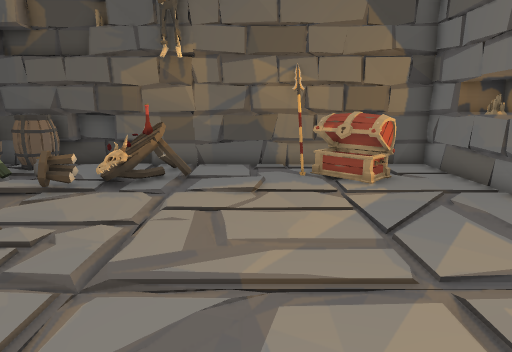
[1] (above)

15 first-person views from a walk through a scene from a Unity 3-D project. The camera is 1.2 m above the floor, tilts 12° down and sees 75° across. The floor is counted in squares, 0.5 m on a side. Each view is taken from the middle of a square. On the plan, view 1 faces up. The plan holds only what a view shows up to about 20 squares ahead; the rest is blank. Some animated figures are left out.

[2]
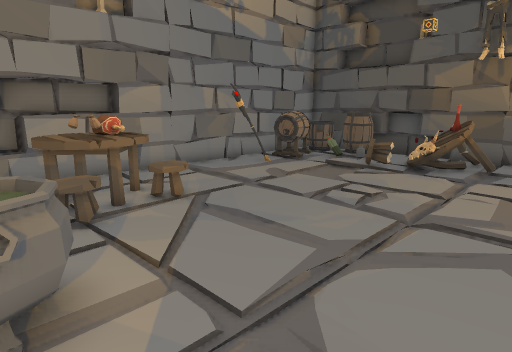

[3]
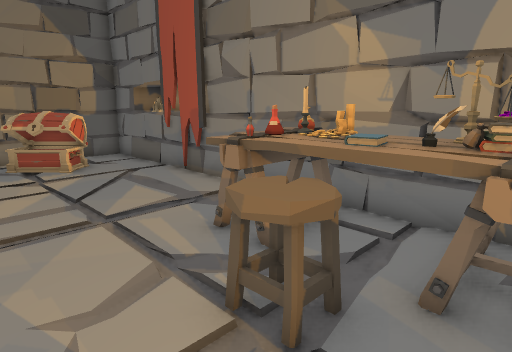

[4]
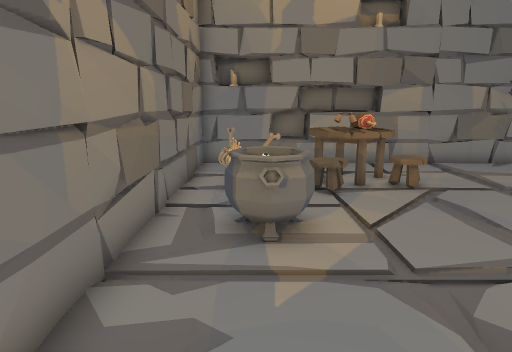

[5]
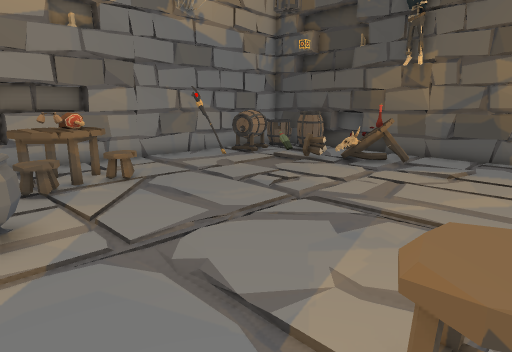

[6]
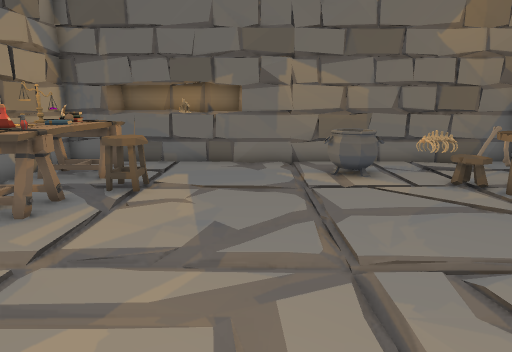

[7]
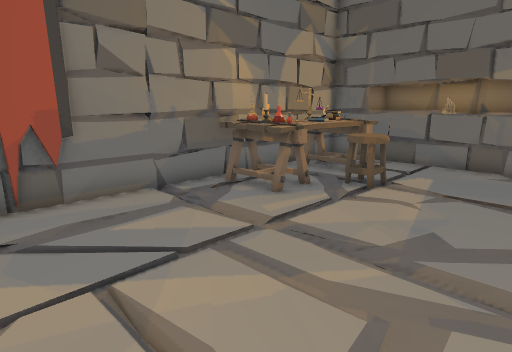

[8]
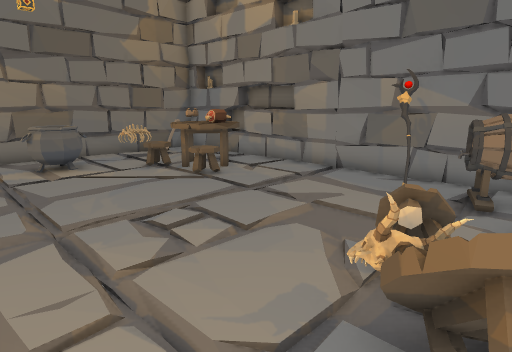

[9]
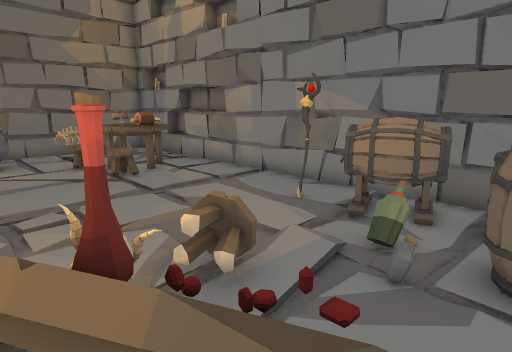

[10]
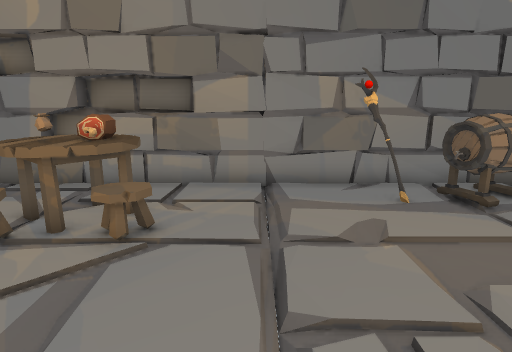

[11]
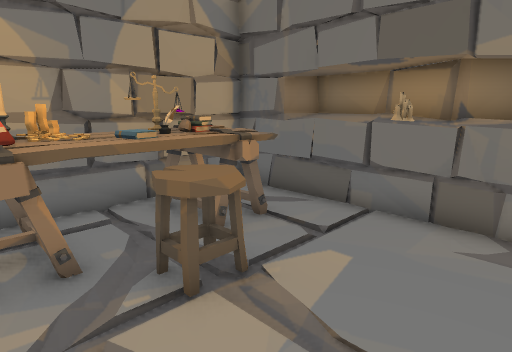

[12]
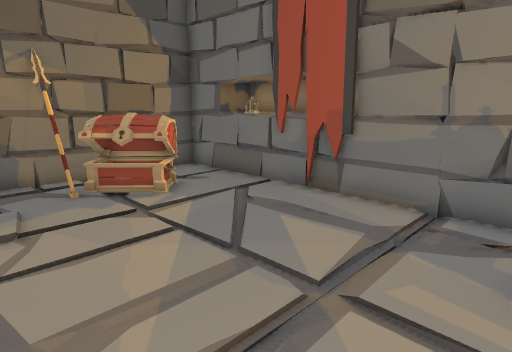

[13]
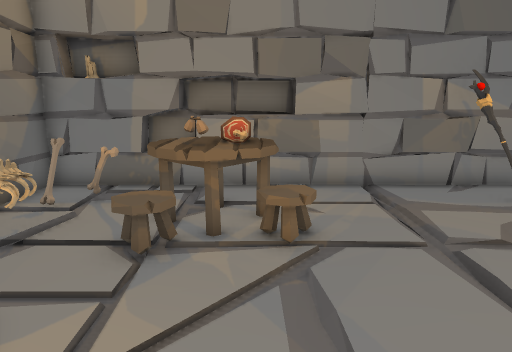

[14]
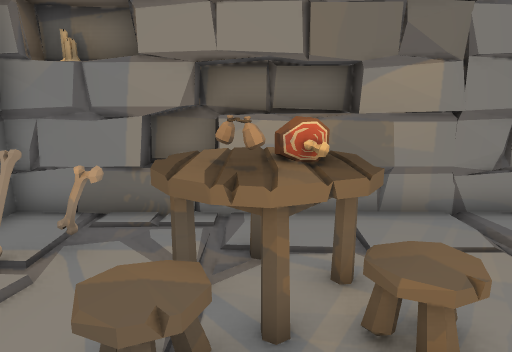

[15]
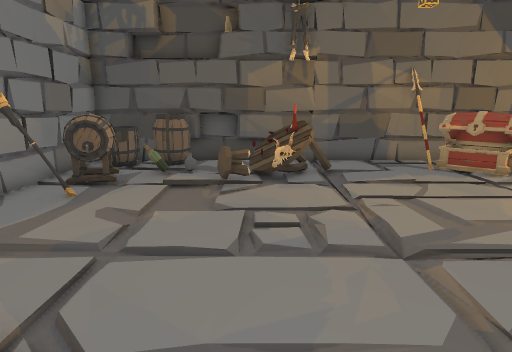

### Floor plan
Key: @ floor where view 1 was taken; # wall or solid block; . main floor; : floor 0.25 m higher than the main floor; = window, fence, low wall or low ledge; ^ raised ledge; B barrel; C chest; T table; P potion; A cauldron; N banner; S stool; I coin; K books; G bag; E bones; L candle; O other object.
Columns run from 13 left of view 1 to 8 right of it. Each row starts with its distance up from view 1.
 14  ####################
 13  #BBBB .  .... #C...#
 12  #BBBB..:TT... CCC..##
 11  #BBPPP.:PT.....CCC.##
 10  #BB.....OT......C..=#
  9  #BB...O............##
  8  #.O................#
  7  #O.................N
  6  #..................#
  5  #..................#
  4  #..................#
  3  #..................#
  2  #...O...........TTT#
  1  #.TTT...........OPO#
  0  #.TTT.......@.SSTIT#
 -1  #.TTTO........SSKKT#
 -2 ##.E....AA.......TGT#
 -3 ##.E.EE.AAA......TTT#
 -4 ##.E.EE..A........  #
 -5 #############====####
 -6             ##^L###
 -7              ######

Positions as (right, up) in squares from view 1, and headings:
1: (0, 0), facing up
2: (0, -3), facing up-left
3: (0, -3), facing up-right
4: (2, -3), facing left
5: (3, -3), facing up-left
6: (-1, 9), facing down
7: (-2, 9), facing down-right
8: (-1, 11), facing down-left
9: (-3, 13), facing down-left
10: (-2, 4), facing left
11: (-1, 2), facing down-right
12: (-1, 2), facing up-right
13: (-2, 1), facing left
14: (-5, 0), facing left
15: (-5, -1), facing up
